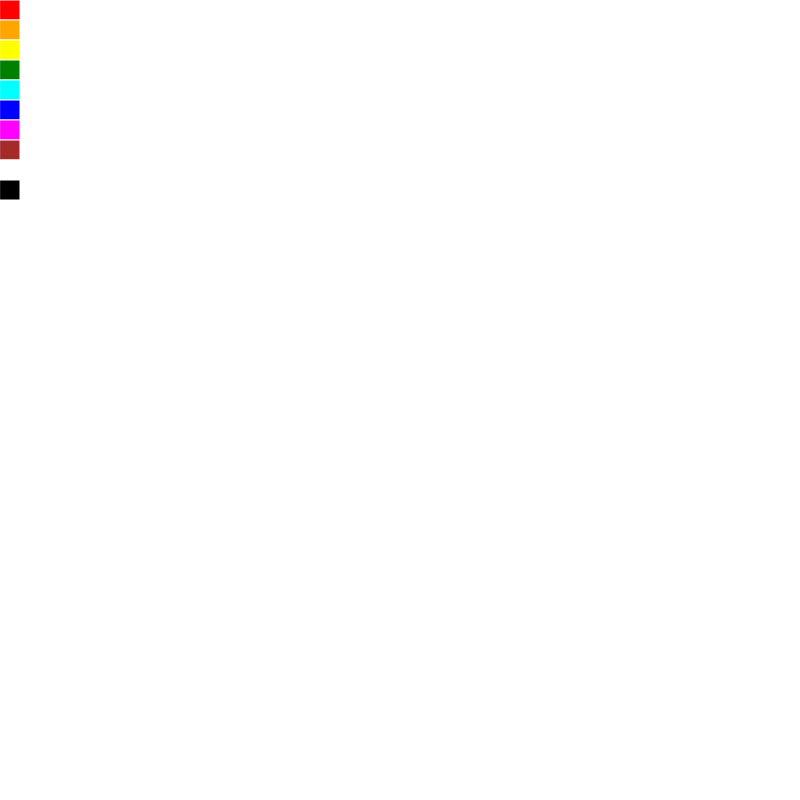
Frame 1 (no input)
Frame 60 (no input): identical to frame 1, image omitted
Frame 120 (the mouse pressed at the canvas centre since frame 60): identical to frame 1, image omitted

The p5.js sketch that drew this single still picture (run headless with seeded random() and noise() and a simulated clock; from frame 60 on, the mouse is pressed at the canvas centre):

// p5.js sketch
// ── sketch.js
let selectedColor;
let squares; 
let dragging = false; 
let x;
let y;
let isInSquare = false;


function setup() {
  createCanvas(800, 800);
  
  selectedColor = color('white');

  squares = [
  new Square(0, 0, color('red')),  
  new Square(0,20, color('orange')), 
  new Square(0,40, color('yellow')),
  new Square(0,60, color('green')), 
  new Square(0,80, color('cyan')), 
  new Square(0,100, color('blue')),
  new Square(0,120, color('magenta')),
  new Square(0,140, color('brown')),
  new Square(0,160, color('white')),
  new Square(0,180, color('black'))];
  

}


function draw() {
  
  for(let i=0; i<squares.length; i++){
    squares[i].draw();
  }
  fill(selectedColor);
  stroke(selectedColor);
  
  if (dragging) {
    circle(x, y, 20);
  }
  
}


function mousePressed(){
  let isInSquare = false;

  for(let i=0; i<squares.length; i++){
    if(squares[i].contains(mouseX, mouseY)){
      selectedColor = squares[i].fill;
      isInSquare = true;
    }
  }
  if(!isInSquare){ 
    dragging = true;
    x = mouseX;
    y= mouseY;  
  }
 
}
function mouseReleased(){
  dragging = false;
   
}
function mouseDragged(){
  if(dragging){
    x += mouseX - pmouseX; 
    y += mouseY - pmouseY;
   
  }
  
}

class Square{
  
 
  constructor(x, y, fill){
    this.x = x;
    this.y = y;
    this.fill = fill;
    this.squareLength = 20;
  }

  draw(){
    stroke(255);
    fill(this.fill);
    square(this.x,this.y,this.squareLength);
    
  }

  contains(x,y){
    let insideX = x >= this.x && x<= this.x + this.squareLength;
    let insideY = y >=this.y && y <=this.y + this.squareLength;

    return insideX && insideY;
  }
}
